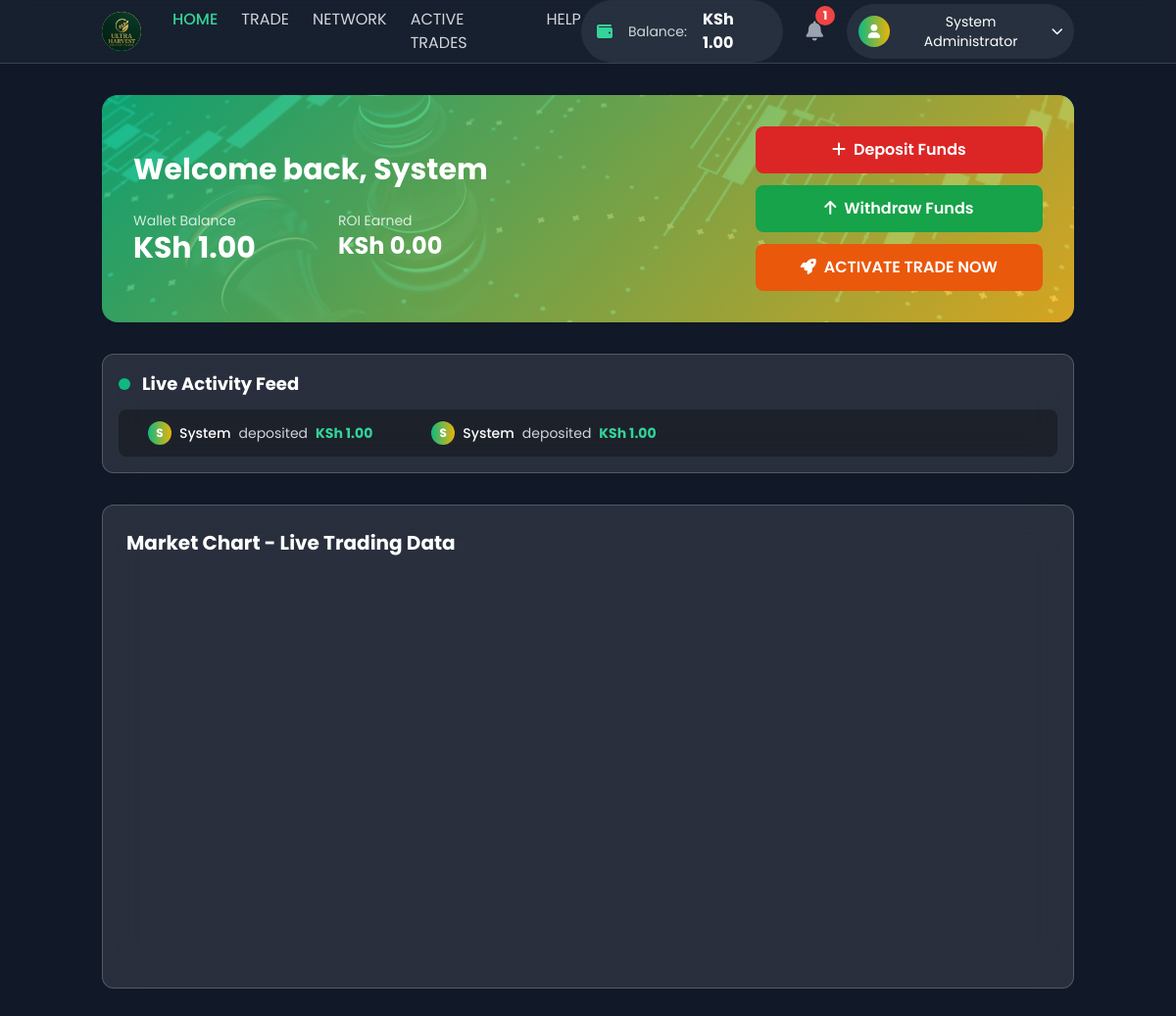
/user/dashboard.php (signed in), run on the app's committed database.
### tables this page shows
CREATE TABLE `users` (
  `id` int(11) NOT NULL,
  `email` varchar(255) NOT NULL,
  `password` varchar(255) NOT NULL,
  `full_name` varchar(255) NOT NULL,
  `phone` varchar(20) DEFAULT NULL,
  `wallet_balance` decimal(15,2) DEFAULT 0.00,
  `total_deposited` decimal(15,2) DEFAULT 0.00,
  `total_withdrawn` decimal(15,2) DEFAULT 0.00,
  `total_roi_earned` decimal(15,2) DEFAULT 0.00,
  `referral_code` varchar(10) NOT NULL,
  `referred_by` int(11) DEFAULT NULL,
  `referral_earnings` decimal(15,2) DEFAULT 0.00,
  `status` enum('active','suspended','banned') DEFAULT 'active',
  `is_admin` tinyint(1) DEFAULT 0,
  `email_verified` tinyint(1) DEFAULT 0,
  `created_at` timestamp NULL DEFAULT current_timestamp(),
  `updated_at` timestamp NULL DEFAULT current_timestamp() ON UPDATE current_timestamp()
);

### config/database.php (called while the page is built, shortened)
<?php
function formatMoney($amount) {
    return 'KSh ' . number_format($amount, 2);
}
?>

### user/dashboard.php (the view, shortened to what this page needs)
<?php
require_once '../config/database.php';
$user_id = $_SESSION['user_id'];
$stmt = $db->prepare("
    SELECT u.*,
           COALESCE(SUM(CASE WHEN t.type = 'deposit' AND t.status = 'completed' THEN t.amount ELSE 0 END), 0) as total_deposited,
           COALESCE(SUM(CASE WHEN t.type = 'withdrawal' AND t.status = 'completed' THEN t.amount ELSE 0 END), 0) as total_withdrawn,
           COALESCE(SUM(CASE WHEN t.type = 'roi_payment' AND t.status = 'completed' THEN t.amount ELSE 0 END), 0) as total_roi_earned
    FROM users u
    LEFT JOIN transactions t ON u.id = t.user_id
    WHERE u.id = ?
    GROUP BY u.id
");
$stmt->execute([$user_id]);
$user = $stmt->fetch();
$stmt = $db->query("
    SELECT u.full_name, t.type, t.amount, t.created_at,
           CASE
               WHEN t.type = 'deposit' THEN 'deposited'
               WHEN t.type = 'withdrawal' THEN 'withdrew'
               WHEN t.type = 'roi_payment' THEN 'completed'
               WHEN t.type = 'package_investment' THEN 'activated'
           END as action_text
    FROM transactions t
    JOIN users u ON t.user_id = u.id
    WHERE t.status = 'completed' AND t.type IN ('deposit', 'withdrawal', 'roi_payment', 'package_investment')
    ORDER BY t.created_at DESC
    LIMIT 20
");
$live_activity = $stmt->fetchAll();
$stmt = $db->prepare("
    SELECT * FROM notifications
    WHERE (user_id = ? OR is_global = 1) AND is_read = 0
    ORDER BY created_at DESC
    LIMIT 5
");
$stmt->execute([$user_id]);
$notifications = $stmt->fetchAll();
?>
<!DOCTYPE html>
<html lang="en">
<head>
    <script src="https://cdn.tailwindcss.com"></script>
    <link rel="stylesheet" href="https://cdnjs.cloudflare.com/ajax/libs/font-awesome/6.0.0/css/all.min.css">
</head>
<body class="bg-gray-900 text-white min-h-screen">
    <header class="bg-gray-800/50 backdrop-blur-md border-b border-gray-700 sticky top-0 z-50">
        <div class="container mx-auto px-4">
            <div class="flex items-center justify-between h-16">
                <div class="flex items-center space-x-8">
                    <a href="/user/dashboard.php" class="flex items-center space-x-3">
                        <div class="w-10 h-10 rounded-full overflow-hidden" style="background: linear-gradient(45deg, #10b981, #fbbf24);">
                            <img src="/ultra%20Harvest%20Logo.jpg" alt="Ultra Harvest Global" style="width: 100%; height: 100%; object-fit: cover; border-radius: 50%;">
                        </div>
                    </a>
                    <nav class="hidden md:flex space-x-6">
                        <a href="/user/dashboard.php" class="text-emerald-400 font-medium">HOME</a>
                        <a href="/user/packages.php" class="text-gray-300 hover:text-emerald-400 transition">TRADE</a>
                        <a href="/user/referrals.php" class="text-gray-300 hover:text-emerald-400 transition">NETWORK</a>
                        <a href="/user/active-trades.php" class="text-gray-300 hover:text-emerald-400 transition">ACTIVE TRADES</a>
                        <a href="/user/support.php" class="text-gray-300 hover:text-emerald-400 transition">HELP</a>
                    </nav>
                </div>
                <div class="flex items-center space-x-4">
                    <div class="hidden lg:flex items-center space-x-4 bg-gray-700/50 rounded-full px-4 py-2">
                        <i class="fas fa-wallet text-emerald-400"></i>
                        <span class="text-sm text-gray-300">Balance:</span>
                        <span class="font-bold text-white"><?php echo formatMoney($user['wallet_balance']); ?></span>
                    </div>
                    <div class="notification-container relative">
                        <button id="notificationBell" class="notification-bell relative p-2 text-gray-400 hover:text-white transition-colors duration-200">
                            <i class="fas fa-bell text-xl"></i>
                            <span id="notificationBadge" class="notification-badge absolute -top-1 -right-1 w-5 h-5 bg-red-500 rounded-full text-xs flex items-center justify-center text-white font-bold <?php echo count($notifications) > 0 ? '' : 'hidden'; ?>">
                                <?php echo count($notifications) > 99 ? '99+' : count($notifications); ?>
                            </span>
                        </button>
                    </div>
                    <div class="relative group">
                        <button class="flex items-center space-x-2 bg-gray-700/50 rounded-full px-3 py-2 hover:bg-gray-600/50 transition">
                            <div class="w-8 h-8 bg-gradient-to-r from-emerald-500 to-yellow-500 rounded-full flex items-center justify-center">
                                <i class="fas fa-user text-white text-sm"></i>
                            </div>
                            <span class="hidden md:block text-sm"><?php echo htmlspecialchars($user['full_name']); ?></span>
                            <i class="fas fa-chevron-down text-xs"></i>
                        </button>
                    </div>
                </div>
            </div>
        </div>
    </header>
    <main class="container mx-auto px-4 py-8">
        <section class="forex-bg rounded-2xl p-6 lg:p-8 mb-8 relative overflow-hidden">
            <div class="relative z-10">
                <div class="grid lg:grid-cols-3 gap-6 items-center">
                    <div class="lg:col-span-2">
                        <h1 class="text-2xl lg:text-3xl font-bold text-white mb-2">
                            Welcome back, <?php echo htmlspecialchars(explode(' ', $user['full_name'])[0]); ?>
                        </h1>
                        <div class="grid md:grid-cols-3 gap-4 mt-6">
                            <div class="text-center md:text-left">
                                <p class="text-white/80 text-sm">Wallet Balance</p>
                                <p class="text-2xl lg:text-3xl font-bold text-white"><?php echo formatMoney($user['wallet_balance']); ?></p>
                            </div>
                            <div class="text-center md:text-left">
                                <p class="text-white/80 text-sm">ROI Earned</p>
                                <p class="text-xl lg:text-2xl font-bold text-white"><?php echo formatMoney($user['total_roi_earned']); ?></p>
                            </div>
                        </div>
                    </div>
                    <div class="flex flex-col space-y-3">
                        <a href="/user/deposit.php" class="bg-red-600 hover:bg-red-700 text-white px-6 py-3 rounded-lg font-semibold text-center transition">
                            <i class="fas fa-plus mr-2"></i>Deposit Funds
                        </a>
                        <a href="/user/withdraw.php" class="bg-green-600 hover:bg-green-700 text-white px-6 py-3 rounded-lg font-semibold text-center transition">
                            <i class="fas fa-arrow-up mr-2"></i>Withdraw Funds
                        </a>
                        <a href="/user/packages.php" class="bg-orange-600 hover:bg-orange-700 text-white px-6 py-3 rounded-lg font-semibold text-center transition pulse-glow">
                            <i class="fas fa-rocket mr-2"></i>ACTIVATE TRADE NOW
                        </a>
                    </div>
                </div>
            </div>
        </section>
        <section class="mb-8">
            <div class="glass-card rounded-xl p-4">
                <div class="flex items-center mb-3">
                    <div class="w-3 h-3 bg-emerald-500 rounded-full pulse-dot mr-3"></div>
                    <h2 class="text-lg font-bold text-white">Live Activity Feed</h2>
                </div>
                <div class="ticker-wrap">
                    <div class="ticker">
                        <?php
                        $activities = array_merge($live_activity, $live_activity);
                        foreach ($activities as $activity):
                        ?>
                        <div class="ticker-item">
                            <div class="flex items-center space-x-2">
                                <div class="w-6 h-6 bg-gradient-to-r from-emerald-500 to-yellow-500 rounded-full flex items-center justify-center text-xs font-bold">
                                    <?php echo strtoupper(substr($activity['full_name'], 0, 1)); ?>
                                </div>
                                <span class="text-white font-medium"><?php echo htmlspecialchars(explode(' ', $activity['full_name'])[0]); ?></span>
                                <span class="text-gray-300"><?php echo $activity['action_text']; ?></span>
                                <span class="text-emerald-400 font-bold"><?php echo formatMoney($activity['amount']); ?></span>
                            </div>
                        </div>
                        <?php endforeach; ?>
                    </div>
                </div>
            </div>
        </section>
        <section class="mb-8">
            <div class="glass-card rounded-xl p-6">
                <h2 class="text-xl font-bold text-white mb-4">Market Chart - Live Trading Data</h2>
                <div class="tradingview-widget-container" style="height:400px;">
                    <div id="tradingview_widget" style="height:100%;"></div>
                </div>
            </div>
        </section>
    </main>
</body>
</html>

### user/dashboard.php (style rules this page uses)
* { font-family: 'Poppins', sans-serif; }
.forex-bg { background-image: url('/Trading.jpg'); background-size: cover; background-position: center; background-repeat: no-repeat; position: relative; }
.forex-bg::before { content: ''; position: absolute; inset: 0; background: linear-gradient(135deg, rgba(16, 185, 129, 0.85) 0%, rgba(251, 191, 36, 0.85) 100%); }
.glass-card { backdrop-filter: blur(20px); background: rgba(255, 255, 255, 0.1); border: 1px solid rgba(255, 255, 255, 0.2); }
.pulse-dot { animation: pulse-dot 2s infinite; }
.ticker-wrap { width: 100%; overflow: hidden; background: rgba(0, 0, 0, 0.3); padding: 12px 0; border-radius: 8px; }
.ticker { display: flex; animation: ticker 30s linear infinite; white-space: nowrap; }
.ticker-item { display: inline-flex; align-items: center; padding: 0 30px; font-size: 14px; }

### data on the page
users: wallet_balance "KSh 1.00", full_name "System Administrator", full_name "System"

### other printed values
count($notifications) "1"
formatMoney($user['total_roi_earned']) "KSh 0.00"
substr($activity['full_name'], 0, 1) "S"
explode(' ', $activity['full_name'])[0] "System"
$activity['action_text'] "deposited"
formatMoney($activity['amount']) "KSh 1.00"
